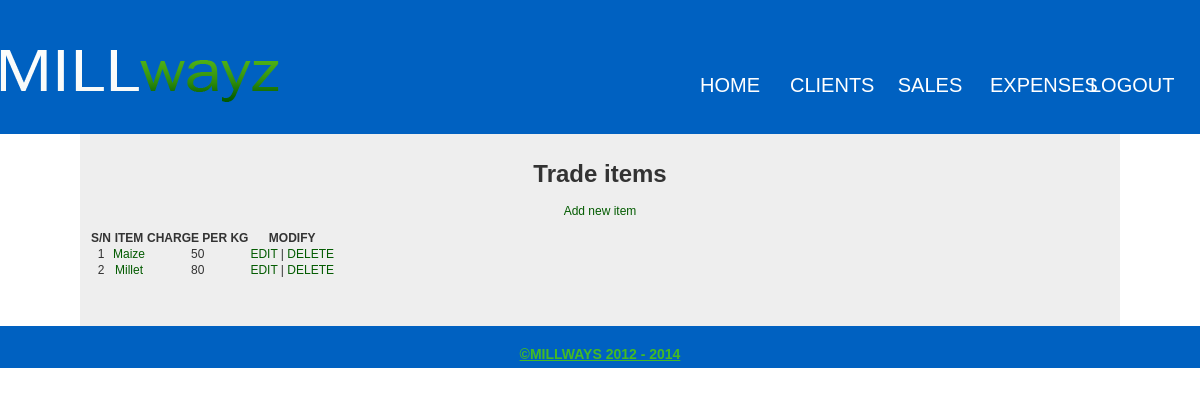
/listItems.php (signed in), run on the app's committed database.
### tables this page shows
CREATE TABLE IF NOT EXISTS `tbl_item` (
  `itemID` int(11) NOT NULL AUTO_INCREMENT,
  `itemName` varchar(50) NOT NULL,
  `charge` int(11) NOT NULL,
  PRIMARY KEY (`itemID`)
);

### listItems.php (the view, shortened to what this page needs)
<?php require_once('Connections/millwayconn.php'); ?>
<?php
$query_rsItems = "SELECT * FROM tbl_item";
$rsItems = mysql_query($query_rsItems, $millwayconn) or die(mysql_error());
$row_rsItems = mysql_fetch_assoc($rsItems);
$totalRows_rsItems = mysql_num_rows($rsItems);
?>
<!DOCTYPE html PUBLIC "-//W3C//DTD XHTML 1.0 Transitional//EN" "http://www.w3.org/TR/xhtml1/DTD/xhtml1-transitional.dtd">
<html xmlns="http://www.w3.org/1999/xhtml">
<head>
<link href="CSS/default.css" rel="stylesheet" type="text/css" />
</head>
<body>
<div class="wrapOverall">
        <div class="header">
          <img class="logo" src="imgs/header_logo.png" width="279" height="52" alt="millways" />
          <div class="navMain">
                    <ul>
                     <li><a href="redirect.php">Home</a></li>
                     <li><a href="clients.php">Clients</a></li>
                     <li><a href="sales.php">Sales</a></li>
                     <li><a href="expenses.php">Expenses</a></li>
                     <li><a href="logout.php">Logout</a></li>
                    </ul>
          </div>
        </div>
        <div class="content">
          <h1>Trade items</h1>
<p><a href="regItem.php">Add new item</a></p>
<?php if ($totalRows_rsItems > 0) {  ?>
  <table width="0" border="0" cellspacing="0" id="tbl_view">
    <tr>
      <th scope="col">S/N</th>
      <th scope="col">ITEM</th>
      <th scope="col">CHARGE PER KG</th>
      <th scope="col">MODIFY</th>
    </tr>
      <?php $cnt=0; do { ?>
    <tr>
        <td><?php echo ++$cnt; ?></td>
        <td><a href="itemDetails.php?itemID=<?php echo $row_rsItems['itemID'];?>" title="VIew discounts for this item"><?php echo $row_rsItems['itemName']; ?></a></td>
        <td><?php echo $row_rsItems['charge']; ?></td>
        <td><a href="editItem.php?itemID=<?php echo $row_rsItems['itemID']; ?>">EDIT</a> | <a href="delete.php?itemID=<?php echo $row_rsItems['itemID']; ?>">DELETE</a></td>
    </tr>
        <?php } while ($row_rsItems = mysql_fetch_assoc($rsItems)); ?>
  </table>
  <?php }  ?>
<p>&nbsp;</p>
        </div>
      <div class="footer">&copy;millways 2012 - 2014</div>
    </div>
<p>&nbsp;</p>
</body>
</html>

### CSS/default.css (style rules this page uses)
body { text-align:center; background-image:url(../imgs/bg_body.jpg); background-repeat: repeat-x; background-color:#e4e4e4; background-attachment:fixed; background-position:top; font-family:Arial, Helvetica, sans-serif; font-size:12px; color:#333; margin:0; padding:0 0 25px 0; }
a { text-decoration: none; color: #035B01; }
.wrapOverall { margin:0px auto; }
.header { background-repeat:non; background-position:top center; height:134px; background-color:#0061C1; }
.navMain { margin: 70px 20px 20px 0px; float: right; display: block; }
.content { margin:0px auto; width:85%; padding:10px; background-color:#EEE; }
.footer { background-repeat:non; background-position:top center; text-align:center; color: #4b2; text-decoration:underline; font-weight:bold; font:"Trebuchet MS", Arial, Helvetica, sans-serif; font-size:14px; text-transform:uppercase; padding:20px; margin:opx auto; background-color:#0061C1; height:2px; }
.navMain ul { margin:0px; padding:0px; }
.navMain ul li { margin:0px; padding:0px 10px; list-style:none; float:left; }
.navMain ul li a { margin:0px; padding:0px; color:#FFF; text-decoration:none; font-weight:normal; font-size:20px; font-family:"Trebuchet MS", Arial, Helvetica, sans-serif; text-transform:uppercase; }
.navMain ul li a:link,nav ul li a:visited { display: block; height: 30px; width: 80px; line-height: 30px; text-align: center; }
.header img.logo { float:left; margin:50px 0px 25px 0px; }
table { margin:0px 0px 10px 0px; }

### data on the page
tbl_item: itemName "Maize", charge "50"
tbl_item: itemName "Millet", charge "80"
